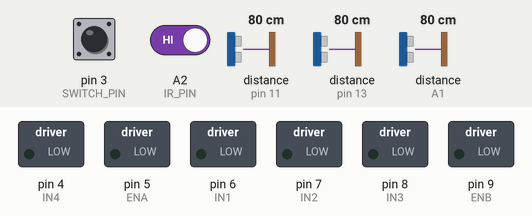
This sketch was run on a simulated Arduino Uno, built with avr-gcc and run on an emulated ATmega328P. Parts: switched loads named in the sketch (green lamp = pin HIGH). Wiring (inferred from the names in the program): 3 × ultrasonic range finder: trigger pin 10, echo pin 11 / trigger pin 12, echo pin 13 / trigger A0, echo A1. Dashed ring = blinking. The test bench sets the inputs (shaded band); at power-on: distance to the obstacle (sensors on pin 13, pin 11, A1) 80 cm, pin 3 (SWITCH_PIN) HIGH, A2 (IR_PIN) HIGH. The echo pulse lasts 58.3 µs per cm; pins used as bus, display or sensor lines are not drawn.

Above: at 3.2 s.
3.3 s: distance to the obstacle (sensor on pin 13) set to 2 cm
At 4.5 s:
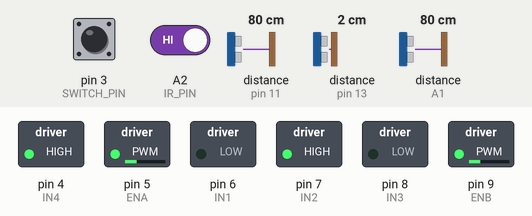
6.8 s: distance to the obstacle (sensor on pin 11) set to 2 cm
At 6.98 s:
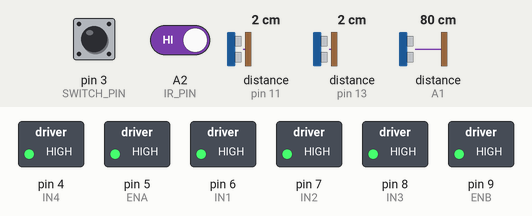
11.2 s: distance to the obstacle (sensor on pin 11) set to 35 cm
At 11.5 s:
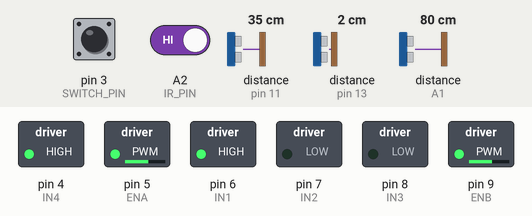
14.7 s: distance to the obstacle (sensor on pin 13) set to 9 cm
At 17.58 s:
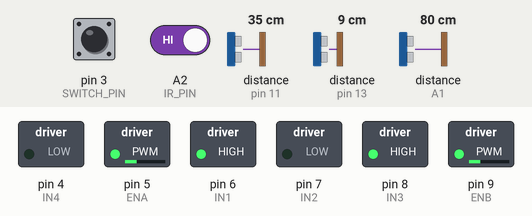
19.1 s: distance to the obstacle (sensor on A1) set to 9 cm
23.5 s: distance to the obstacle (sensor on pin 11) set to 18 cm
Timing chart, 0 to 28.0 s (numbered marks = the images above; inputs shaded):
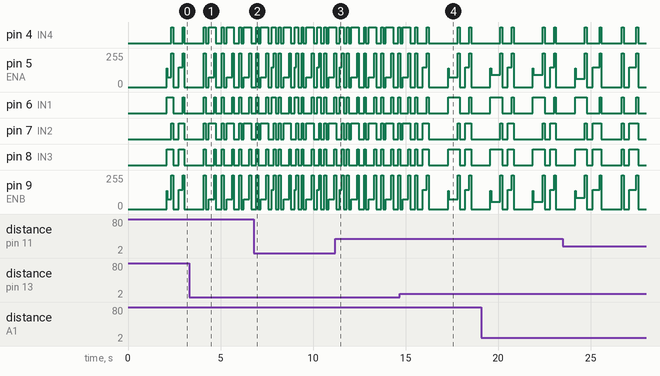

The sketch:

robot_code.ino
```cpp
// ========================================================
// MAZE LOGIC (L/R HAND) + FLOAT MEDIAN FILTER + WALL RECOVERY
// FIXED: KICKSTART + SMART 180 TURN + PRECISION 1-WALL TRACKING
// ========================================================

const int BASE_PWM = 80;
const int TURN_PWM = 160;
const float LEFT_TRIM  = 0.93;
const float RIGHT_TRIM = 0.91;

const int TURN_TIME = 220;
const int TURN_TIME_180 = 380;
const int ALIGN_TIME = 160;
const int POST_TURN_PAUSE = 1000;
const int CLEAR_JUNCTION_TIME = 450;

const float FRONT_CRASH_DIST = 5.0;
const int BACKUP_TIME = 300;
const int BACKUP_PWM = 80;
const unsigned long STALL_TIMEOUT = 1200;

// --- TUNED TARGET DISTANCE (IN CM) ---
float TARGET_DIST =1.0;         // Auto-updates when between 2 walls, starts at 5.5cm
const float WALL_DETECT_DIST = 25.0;
const float MIN_SAFE_DIST = 3.0;

const int ENA = 5;
const int IN1 = 6;
const int IN2 = 7;
const int IN3 = 8;
const int IN4 = 4;
const int ENB = 9;

const int SWITCH_PIN = 3;
const int IR_PIN = A2;
const int TRIG_F = 12; const int ECHO_F = 13;
const int TRIG_L = 10; const int ECHO_L = 11;
const int TRIG_R = A0; const int ECHO_R = A1;

const float wallThreshold = 15.0;

char currentAction = 'S';
bool isStopped = true;

// ---------- Wall-follow PD controller ----------
const float KP        = 2.5;      // Slightly stronger proportional hold
const float KD        = 1.4;
const float D_FILTER  = 0.4;
const int   MAX_STEER = 40;

float lastErr = 0;
float dErrF = 0;
unsigned long lastPid = 0;
int lastWallMode = 0;

// ---------- Float Sensor Filtering & Debounce ----------
float bufF[3] = {50.0, 50.0, 50.0};
float bufL[3] = {5.5, 5.5, 5.5};
float bufR[3] = {5.5, 5.5, 5.5};
int filterIdx = 0;

const int OPEN_CONFIRM_COUNT = 2;
int leftOpenStreak  = 0;
int rightOpenStreak = 0;

// ---------- Stall Detection Trackers ----------
unsigned long lastMoveTime = 0;
float lastStallF = 0, lastStallL = 0, lastStallR = 0;

void setup() {
  Serial.begin(115200);

  pinMode(ENA, OUTPUT); pinMode(IN1, OUTPUT); pinMode(IN2, OUTPUT);
  pinMode(IN3, OUTPUT); pinMode(IN4, OUTPUT); pinMode(ENB, OUTPUT);

  pinMode(TRIG_F, OUTPUT); pinMode(ECHO_F, INPUT);
  pinMode(TRIG_L, OUTPUT); pinMode(ECHO_L, INPUT);
  pinMode(TRIG_R, OUTPUT); pinMode(ECHO_R, INPUT);
  pinMode(IR_PIN, INPUT);
  pinMode(SWITCH_PIN, INPUT_PULLUP);

  stopMotors();
  delay(2000);
  resetSensorBuffers();
}

// High-precision float distance (detects 0.1cm changes)
float getExactDistance(int trigPin, int echoPin) {
  digitalWrite(trigPin, LOW); delayMicroseconds(2);
  digitalWrite(trigPin, HIGH); delayMicroseconds(10);
  digitalWrite(trigPin, LOW);

  long duration = pulseIn(echoPin, HIGH, 25000);
  if (duration == 0) return 999.0;
  return (duration * 0.0343) / 2.0;
}

float medianOf3(float a, float b, float c) {
  if ((a <= b && b <= c) || (c <= b && b <= a)) return b;
  if ((b <= a && a <= c) || (c <= a && a <= b)) return a;
  return c;
}

void resetSensorBuffers() {
  float f = getExactDistance(TRIG_F, ECHO_F); delay(10);
  float l = getExactDistance(TRIG_L, ECHO_L); delay(10);
  float r = getExactDistance(TRIG_R, ECHO_R); delay(10);

  // Auto-calibrate TARGET_DIST if robot is currently between two walls
  if (l < WALL_DETECT_DIST && r < WALL_DETECT_DIST) {
    TARGET_DIST = (l + r) / 2.0;
  }

  for (int i = 0; i < 3; i++) {
    bufF[i] = f; bufL[i] = l; bufR[i] = r;
  }
  leftOpenStreak = 0;
  rightOpenStreak = 0;
  lastWallMode = 0;

  lastMoveTime = millis();
  lastStallF = f; lastStallL = l; lastStallR = r;
}

void driveForwardRaw() {
  if (isStopped) {
    digitalWrite(IN1, HIGH); digitalWrite(IN2, LOW);
    digitalWrite(IN3, HIGH); digitalWrite(IN4, LOW);
    analogWrite(ENA, 150 * LEFT_TRIM);
    analogWrite(ENB, 150 * RIGHT_TRIM);
    delay(30);
    isStopped = false;
  }
  digitalWrite(IN1, HIGH); digitalWrite(IN2, LOW);
  digitalWrite(IN3, HIGH); digitalWrite(IN4, LOW);
  analogWrite(ENA, BASE_PWM * LEFT_TRIM);
  analogWrite(ENB, BASE_PWM * RIGHT_TRIM);
}

void moveStraight(float dLeft, float dRight) {
  if (isStopped) {
    digitalWrite(IN1, HIGH); digitalWrite(IN2, LOW);
    digitalWrite(IN3, HIGH); digitalWrite(IN4, LOW);
    analogWrite(ENA, 150 * LEFT_TRIM);
    analogWrite(ENB, 150 * RIGHT_TRIM);
    delay(30);
    isStopped = false;

    lastErr = 0;
    dErrF = 0;
    lastPid = millis();
  }

  int leftSpeed  = BASE_PWM * LEFT_TRIM;
  int rightSpeed = BASE_PWM * RIGHT_TRIM;
  float err = 0;
  int currentWallMode = 0;

  // MODE 1: Two walls present
  if (dLeft < WALL_DETECT_DIST && dRight < WALL_DETECT_DIST) {
    currentWallMode = 1;
    err = (dLeft - dRight) * 0.5; // Scaled so 1cm drift = 1.0 err (matches single-wall mode)

    // Continuously learn the true center of the corridor when fairly centered
    if (abs(dLeft - dRight) < 3.0) {
      TARGET_DIST = 0.8 * TARGET_DIST + 0.2 * ((dLeft + dRight) / 2.0);
    }

    if (abs(err) <= 0.3) err = 0; // Tiny 3mm deadband to prevent motor buzz
  }
  // MODE 2: Only Left wall present (Right side is open)
  else if (dLeft < WALL_DETECT_DIST && dRight >= WALL_DETECT_DIST) {
    currentWallMode = 2;
    err = dLeft - TARGET_DIST;    // Full strength (removed * 0.5 and 2cm blind spot)
    if (abs(err) <= 0.3) err = 0;
  }
  // MODE 3: Only Right wall present (Left side is open)
  else if (dRight < WALL_DETECT_DIST && dLeft >= WALL_DETECT_DIST) {
    currentWallMode = 3;
    err = TARGET_DIST - dRight;   // Full strength (removed * 0.5 and 2cm blind spot)
    if (abs(err) <= 0.3) err = 0;
  }

  if (currentWallMode != 0) {
    unsigned long now = millis();
    float dt = (now - lastPid) / 1000.0;
    if (dt <= 0 || dt > 0.25 || currentWallMode != lastWallMode) {
      lastErr = err; dErrF = 0; dt = 0.02;
    }
    dErrF += D_FILTER * ((err - lastErr) / dt - dErrF);
    lastErr = err; lastPid = now;

    int correction = constrain((int)(KP * err + KD * dErrF), -MAX_STEER, MAX_STEER);
    leftSpeed -= correction; rightSpeed += correction;
  } else {
    lastErr = 0; dErrF = 0; lastPid = millis();
  }

  lastWallMode = currentWallMode;
  leftSpeed = constrain(leftSpeed, 0, 255);
  rightSpeed = constrain(rightSpeed, 0, 255);

  digitalWrite(IN1, HIGH); digitalWrite(IN2, LOW);
  digitalWrite(IN3, HIGH); digitalWrite(IN4, LOW);
  analogWrite(ENA, leftSpeed);
  analogWrite(ENB, rightSpeed);
}

void spinRight() {
  digitalWrite(IN1, HIGH); digitalWrite(IN2, LOW);
  digitalWrite(IN3, LOW);  digitalWrite(IN4, HIGH);
  analogWrite(ENA, TURN_PWM * LEFT_TRIM);
  analogWrite(ENB, TURN_PWM * RIGHT_TRIM);
}

void spinLeft() {
  digitalWrite(IN1, LOW);  digitalWrite(IN2, HIGH);
  digitalWrite(IN3, HIGH); digitalWrite(IN4, LOW);
  analogWrite(ENA, TURN_PWM * LEFT_TRIM);
  analogWrite(ENB, TURN_PWM * RIGHT_TRIM);
}

void stopMotors() {
  digitalWrite(IN1, LOW); digitalWrite(IN2, LOW);
  digitalWrite(IN3, LOW); digitalWrite(IN4, LOW);
  analogWrite(ENA, 0);    analogWrite(ENB, 0);
  isStopped = true;
}

void hardBrake() {
  digitalWrite(IN1, HIGH); digitalWrite(IN2, HIGH);
  digitalWrite(IN3, HIGH); digitalWrite(IN4, HIGH);
  analogWrite(ENA, 255);   analogWrite(ENB, 255);
  delay(100);
  stopMotors();
}

void checkWhiteLine() {
  if (digitalRead(IR_PIN) == LOW) {
    hardBrake();
    while (true) {}
  }
}

void backUpLittle(float dLeft, float dRight) {
  hardBrake();
  delay(150);

  digitalWrite(IN1, LOW); digitalWrite(IN2, HIGH);
  digitalWrite(IN3, LOW); digitalWrite(IN4, HIGH);
  analogWrite(ENA, BACKUP_PWM * LEFT_TRIM);
  analogWrite(ENB, BACKUP_PWM * RIGHT_TRIM);
  delay(BACKUP_TIME);

  hardBrake();
  delay(200);

  if (dLeft < dRight && dLeft < WALL_DETECT_DIST) {
    spinRight(); delay(100); hardBrake(); delay(100);
  } else if (dRight < dLeft && dRight < WALL_DETECT_DIST) {
    spinLeft(); delay(100); hardBrake(); delay(100);
  }

  resetSensorBuffers();
}

void recoverFromWall(char wallSide) {
  stopMotors(); delay(100);
  digitalWrite(IN1, LOW); digitalWrite(IN2, HIGH);
  digitalWrite(IN3, LOW); digitalWrite(IN4, HIGH);
  analogWrite(ENA, BACKUP_PWM * LEFT_TRIM);
  analogWrite(ENB, BACKUP_PWM * RIGHT_TRIM);
  delay(BACKUP_TIME);
  if (wallSide == 'L') { spinRight(); delay(150); }
  else { spinLeft(); delay(150); }
  stopMotors(); delay(100);
  resetSensorBuffers();
}

void executeTurn(char direction, bool isSideJunction) {
  if (isSideJunction) {
    float fDist = getExactDistance(TRIG_F, ECHO_F);
    if (fDist > FRONT_CRASH_DIST + 3.0) {
      driveForwardRaw();
      delay(ALIGN_TIME);
    }
  }

  hardBrake();
  delay(300);

  if (direction == 'L') {
    spinLeft();
    delay(TURN_TIME);
  }
  else if (direction == 'R') {
    spinRight();
    delay(TURN_TIME);
  }
  else if (direction == 'B') {
    float exactLeft = getExactDistance(TRIG_L, ECHO_L);
    delay(10);
    float exactRight = getExactDistance(TRIG_R, ECHO_R);

    if (exactRight >= exactLeft) {
      spinRight();
    } else {
      spinLeft();
    }
    delay(TURN_TIME_180);
  }

  hardBrake();
  delay(POST_TURN_PAUSE);

  resetSensorBuffers();

  if (direction != 'B') {
    unsigned long start = millis();
    while (millis() - start < CLEAR_JUNCTION_TIME) {
      checkWhiteLine();

      float safeDist = getExactDistance(TRIG_F, ECHO_F);
      if (safeDist <= FRONT_CRASH_DIST) {
        backUpLittle(getExactDistance(TRIG_L, ECHO_L), getExactDistance(TRIG_R, ECHO_R));
        break;
      }

      float dL = getExactDistance(TRIG_L, ECHO_L);
      float dR = getExactDistance(TRIG_R, ECHO_R);
      moveStraight(dL, dR);

      delay(15);
    }
  }

  currentAction = 'T';
  resetSensorBuffers();
}

void loop() {
  checkWhiteLine();
  bool useLeftHandRule = (digitalRead(SWITCH_PIN) == HIGH);

  bufF[filterIdx] = getExactDistance(TRIG_F, ECHO_F); delay(10);
  bufL[filterIdx] = getExactDistance(TRIG_L, ECHO_L); delay(10);
  bufR[filterIdx] = getExactDistance(TRIG_R, ECHO_R); delay(10);
  filterIdx = (filterIdx + 1) % 3;

  float distFront = medianOf3(bufF[0], bufF[1], bufF[2]);
  float distLeft  = medianOf3(bufL[0], bufL[1], bufL[2]);
  float distRight = medianOf3(bufR[0], bufR[1], bufR[2]);

  if (distFront <= FRONT_CRASH_DIST) {
    backUpLittle(distLeft, distRight);
    return;
  }

  if (distLeft < MIN_SAFE_DIST) { recoverFromWall('L'); return; }
  else if (distRight < MIN_SAFE_DIST) { recoverFromWall('R'); return; }

  if (abs(distFront - lastStallF) > 1.0 || abs(distLeft - lastStallL) > 1.0 || abs(distRight - lastStallR) > 1.0) {
    lastMoveTime = millis();
    lastStallF = distFront;
    lastStallL = distLeft;
    lastStallR = distRight;
  } else if (millis() - lastMoveTime > STALL_TIMEOUT) {
    backUpLittle(distLeft, distRight);
    return;
  }

  if (distLeft >= WALL_DETECT_DIST) leftOpenStreak++; else leftOpenStreak = 0;
  if (distRight >= WALL_DETECT_DIST) rightOpenStreak++; else rightOpenStreak = 0;

  bool frontBlocked = (distFront < wallThreshold);
  bool leftOpen  = frontBlocked ? (distLeft >= WALL_DETECT_DIST)  : (leftOpenStreak >= OPEN_CONFIRM_COUNT);
  bool rightOpen = frontBlocked ? (distRight >= WALL_DETECT_DIST) : (rightOpenStreak >= OPEN_CONFIRM_COUNT);

  if (useLeftHandRule) {
    if (leftOpen) executeTurn('L', !frontBlocked);
    else if (!frontBlocked) { moveStraight(distLeft, distRight); currentAction = 'S'; }
    else if (rightOpen) executeTurn('R', false);
    else executeTurn('B', false);
  }
  else {
    if (rightOpen) executeTurn('R', !frontBlocked);
    else if (!frontBlocked) { moveStraight(distLeft, distRight); currentAction = 'S'; }
    else if (leftOpen) executeTurn('L', false);
    else executeTurn('B', false);
  }
}
```
